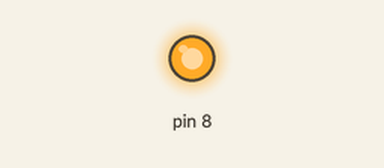
The program below on a simulated Raspberry Pi (header pin numbers), started with the argument Hello. On the bench: output pins drawn as LEDs (lit = HIGH). What the program prints to the terminal is not drawn. At 28.9 s the program stops and its outputs stay as they are.

Above: at 0.2 s.
At 26.7 s:
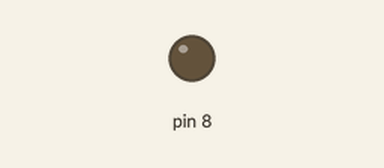
Timing chart, 0 to 28.2 s (numbered marks = the images above):
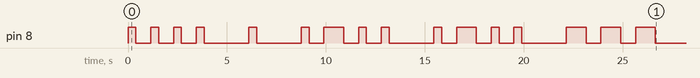

Measured:
- by itself, pin 8: LOW → HIGH at 0.00 s, → LOW 0.40 s later, → HIGH 0.75 s later, → LOW 0.40 s later, … (32 changes in this stretch)

The program:

morse.py
```python
#####Created by codebreaker on 26-12-2019

import sys
import RPi.GPIO as GPIO # Import Raspberry Pi GPIO library
from time import sleep # Import the sleep function from the time module
GPIO.setwarnings(False) # Ignore warning for now
GPIO.setmode(GPIO.BOARD) # Use physical pin numbering
GPIO.setup(8, GPIO.OUT, initial=GPIO.LOW) # Set pin 8 to be an output pin and set initial value to low (off)
MORSE_CODE_DICT = { 'A':'.-', 'B':'-...',
                    'C':'-.-.', 'D':'-..', 'E':'.',
                    'F':'..-.', 'G':'--.', 'H':'....',
                    'I':'..', 'J':'.---', 'K':'-.-',
                    'L':'.-..', 'M':'--', 'N':'-.',
                    'O':'---', 'P':'.--.', 'Q':'--.-',
                    'R':'.-.', 'S':'...', 'T':'-',
                    'U':'..-', 'V':'...-', 'W':'.--',
                    'X':'-..-', 'Y':'-.--', 'Z':'--..',
                    'a':'.-', 'b':'-...',
                    'c':'-.-.', 'd':'-..', 'e':'.',
                    'f':'..-.', 'g':'--.', 'h':'....',
                    'i':'..', 'j':'.---', 'k':'-.-',
                    'l':'.-..', 'm':'--', 'n':'-.',
                    'o':'---', 'p':'.--.', 'q':'--.-',
                    'r':'.-.', 's':'...', 't':'-',
                    'u':'..-', 'v':'...-', 'w':'.--',
                    'x':'-..-', 'y':'-.--', 'z':'--..',
                    '1':'.----', '2':'..---', '3':'...--',
                    '4':'....-', '5':'.....', '6':'-....',
                    '7':'--...', '8':'---..', '9':'----.',
                    '0':'-----', ',':'--..--', '.':'.-.-.-',
                    '?':'..--..', '/':'-..-.', '-':'-....-',
                    '(':'-.--.', ')':'-.--.-'}
def encrypt(message):
    cipher=''
    for letter in message:
        if letter != ' ':
            cipher+=MORSE_CODE_DICT[letter] + ' '
        else:
            cipher+=' '
    return cipher
def decrypt(cipher):
    message=''
    character=''
    for letter in cipher:
      if letter != ' ':
            i = 0
            character += letter
      else:
            i += 1
            if i == 2 :
                message += ' '
            else:
                message += list(MORSE_CODE_DICT.keys())[list(MORSE_CODE_DICT.values()).index(citext)]
                citext = ''
    return message

def blink_led(morse):
        print("Blinking Morse Code......")
        for code in morse:
               if code=='-':
                   #print("Its dash",code)
                   GPIO.output(8, GPIO.HIGH)
                   sleep(1)
                   GPIO.output(8, GPIO.LOW)
                   sleep(0.75)
               elif code=='.':
		  # print("Its dot",code)
                   GPIO.output(8, GPIO.HIGH)
                   sleep(0.40)
                   GPIO.output(8, GPIO.LOW)
                   sleep(0.75)
               elif code==' ':
                   #print("Space",code)
                   sleep(1.5)
try:
    msg=str(sys.argv[1])
    print("Your message:",msg)
    morse=encrypt(msg)
    print("Your Morse Code:",morse)
    blink_led(morse)
    print("Done!")
    GPIO.cleanup()
except (KeyboardInterrupt):
   GPIO.cleanup()
```
